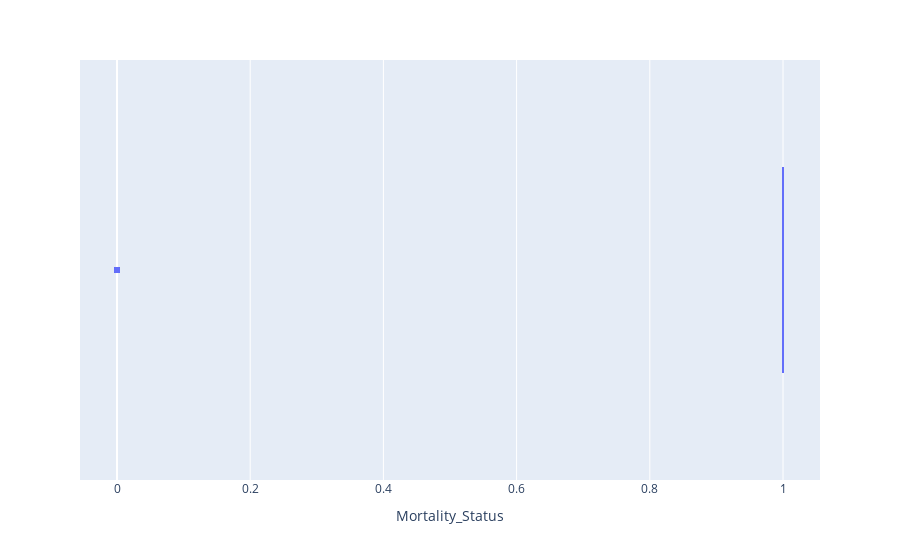

Notebook code cell kept with this figure:
### Markdown cell above
Code Reuse Session 1

### Code cell
# Create and display box plot for Mortality Status
mortality_fig = px.box(data, x="Mortality_Status")
mortality_fig.show()

### Figure 1 — Plotly figure (JSON) as saved in the notebook; plotly's stock layout.template omitted (floating-point values rounded to 4 significant figures; data arrays with more than 128 entries replaced by an {"elided": "..."} marker saying what was removed)
{"data": [{"alignmentgroup": "True", "hovertemplate": "Mortality_Status=%{x}<extra></extra>", "legendgroup": "", "marker": {"color": "#636efa"}, "name": "", "notched": false, "offsetgroup": "", "orientation": "h", "showlegend": false, "type": "box", "x": {"elided": "4003 int values"}, "x0": " ", "xaxis": "x", "y0": " ", "yaxis": "y"}], "layout": {"boxmode": "group", "legend": {"tracegroupgap": 0}, "margin": {"t": 60}, "xaxis": {"anchor": "y", "domain": [0, 1], "title": {"text": "Mortality_Status"}}, "yaxis": {"anchor": "x", "domain": [0, 1]}}}
